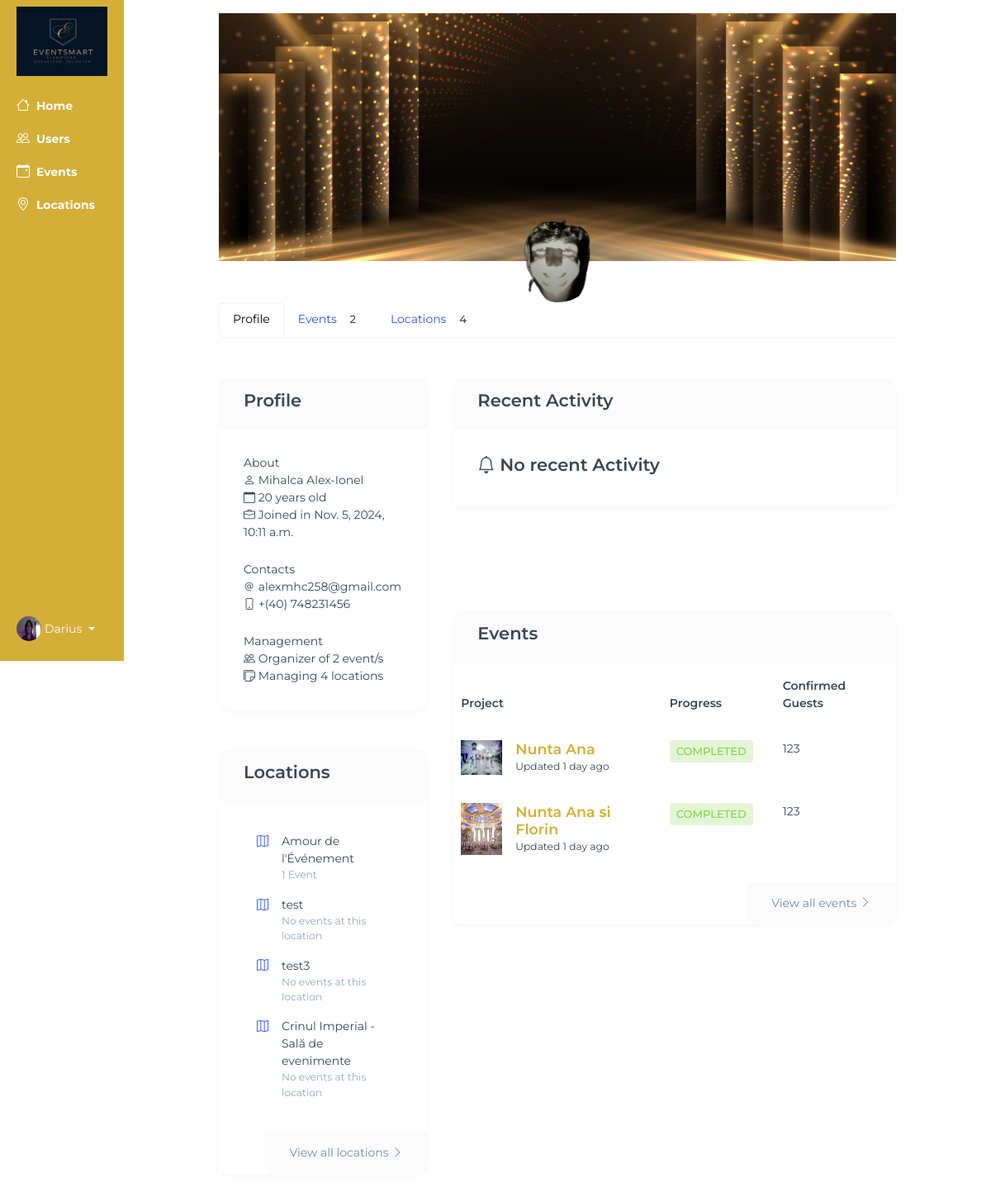
The app's page /view_user_admin/Emhasce/ (signed in), older data.
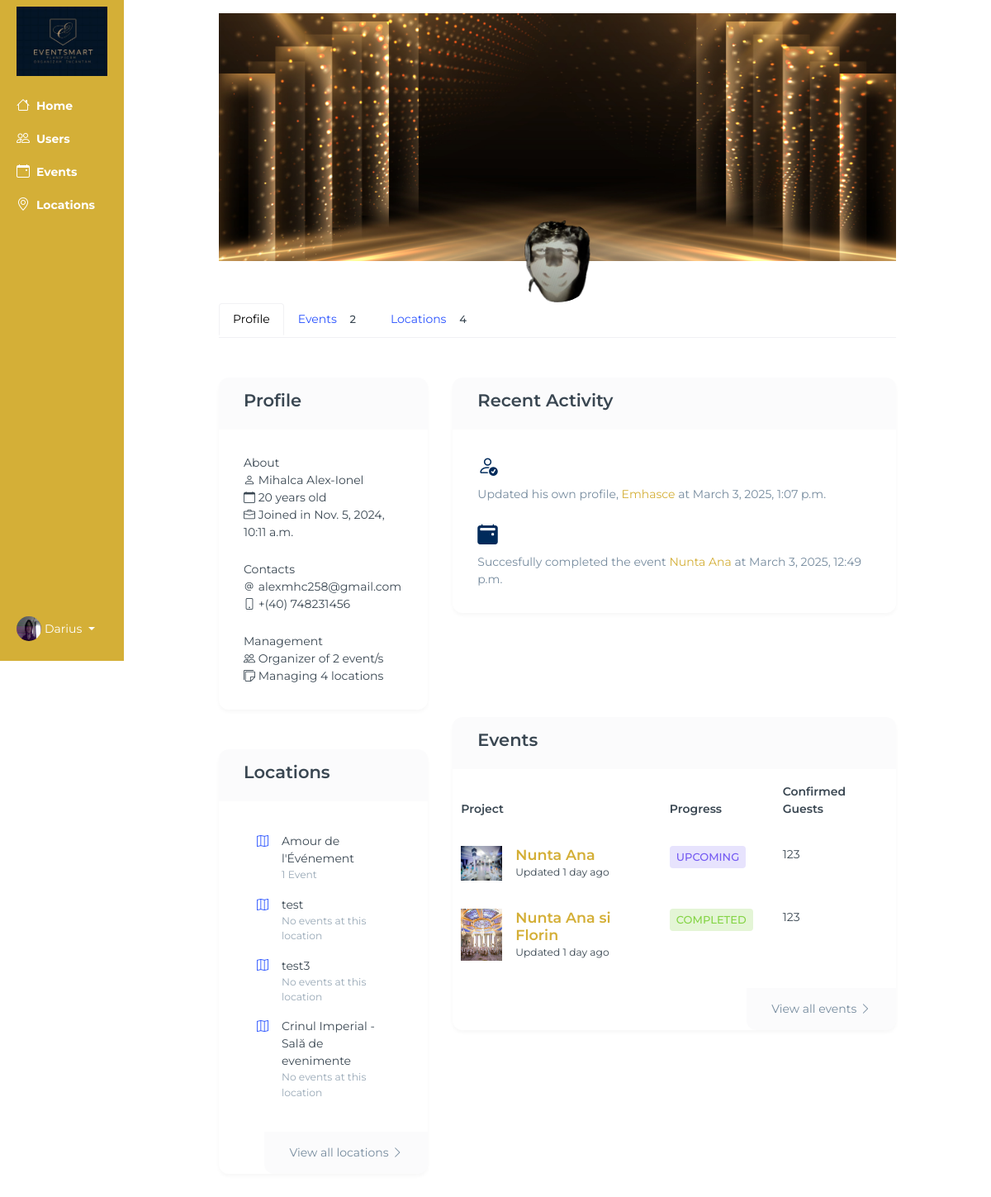
The same page, newer data.
### base/models.py (models this page shows, shortened)
class Location(models.Model):
    owner = models.ForeignKey(User, on_delete=models.SET_NULL, null=True)
    name = models.CharField(max_length=100)
    description = models.TextField(null=True, blank=True)
    gallery = models.ImageField(upload_to='images/', null=True, blank=True)
    location = models.TextField(max_length=30)
    types = models.ManyToManyField(Type, blank=True)
    seats_numbers = models.IntegerField(null=True, blank=True)
    created_at = models.DateTimeField(auto_now_add=True)
    cost = models.DecimalField(max_digits=12, decimal_places=2,default=3000)
    number = models.CharField(max_length=20, default="+(40) 74 83 64 823")

class Event(models.Model):
    location = models.ForeignKey(Location, on_delete=models.SET_NULL, null=True, blank=True)
    event_name = models.CharField(max_length=100)
    event_date = models.DateField()
    event_time = models.TimeField()
    event_description = models.TextField(null=True, blank=True)
    created_at = models.DateTimeField(auto_now_add=True)
    guests = models.ManyToManyField(Guests, related_name='events', blank=True)
    completed = models.BooleanField(default=False)
    types = models.ManyToManyField(Type, blank=True)
    cost = models.DecimalField(max_digits=10, decimal_places=2, default= 3000)
    updated_at = models.DateTimeField(auto_now=True)
    is_canceled = models.BooleanField(default=False)
    organized_by = models.ForeignKey(
            User,
            on_delete=models.CASCADE,
            related_name="organized_events",
            blank=True,
            null=True
        )

class Notification(models.Model):
    ACTION_TYPES = [
        ('created_event', 'Created Event'),
        ('updated_event', 'Updated Event'),
        ('deleted_event', 'Deleted Event'),
        ('created_location', 'Created Location'),
        ('updated_location', 'Updated Location'),
        ('deleted_location', 'Deleted Location'),
        ('updated_profile', 'Updated Profile'),
        ('completed_event', 'Completed Event'),
    ]
    user = models.ForeignKey(User, on_delete=models.CASCADE)
    action_type = models.CharField(max_length=50, choices=ACTION_TYPES)
    target_object_id = models.PositiveIntegerField()
    target_object_name = models.CharField(max_length=100, null=True, blank=True)
    target_model = models.CharField(max_length=50)
    timestamp = models.DateTimeField(auto_now_add=True)

### base/views.py (the view)
@login_required(login_url='/login')
def viewUserAdmin(request, pk):
    if not request.user.is_superuser:
            return HttpResponse("Only admin can access this page.")
    user = User.objects.get(username=pk)
    events = Event.objects.filter(organized_by=user)
    locations = Location.objects.filter(owner=user)
    count_events = 0
    count_locations = 0
    for event in events:
        count_events += 1
    for location in locations:
        count_locations += 1
    last_login = user.last_login
    location_counts = defaultdict(int)
    today = datetime.today().date()
    for event in events:
        location_counts[event.location.name] += 1
    detailed_locations = [{'location_name': loc.name, 'ev_count': location_counts[loc.name]} for loc in locations]
    notifications = Notification.objects.filter(user=user).order_by('-timestamp')[:10]
    context = {
        'notifications':notifications,
        'today':today,
        'detailed_locations':detailed_locations,
        'locations':locations,
        'count_events':count_events,
        'count_locations':count_locations,
        'last_login':last_login,
        'user':user,
        'events':events,
    }
    return render(request, 'base/admin-view-user.html', context)

### base/context_processors.py (called while the page is built)
def media_url(request):
    return {
        'MEDIA_URL': settings.MEDIA_URL
    }

### base/templates/base/admin-view-user.html (shortened to what the changed rows need)
{% extends 'main.html' %}
{% block content %}
<div class="container-fluid">
    <div class="row flex-nowrap">
        <div class="col py-3 events">
         <link href="https://maxcdn.bootstrapcdn.com/font-awesome/4.3.0/css/font-awesome.min.css" rel="stylesheet">
         <div class="content container-fluid">
            <div class="row justify-content-lg-center">
               <div class="col-lg-10">
                  <div class="row">
                     <div class="col-lg-4">
                        <div class="column">
                           <div class="col-sm-6 w-100" >
                              <div class="card h-100">
                                 <div class="card-body">
                                    <ul class="nav nav-pills card-nav card-nav-vertical nav-pills">
                                       {% for location in detailed_locations %}
                                       <li>
                                          <a class="nav-link" href="{% url 'admin-view-location' location.location_name %}">
                                             <div class="d-flex">
                                                <div class="flex-shrink-0">
                                                   <i class="bi bi-map"></i>
                                                </div>
                                                <div class="flex-grow-1 ms-3">
                                                   <span class="d-block text-dark">{{ location.location_name }}</span>
                                                   {% if location.ev_count > 0 %}
                                                   <small class="d-block text-muted">{{ location.ev_count }} Event</small>
                                                   {% else %}
                                                   <small class="d-block text-muted">No events at this location</small>
                                                   {% endif %}
                                                </div>
                                             </div>
                                          </a>
                                       </li>
                                    {% endfor %}
                                    </ul>
                                 </div>
                              </div>
                           </div>
                        </div>
                     </div>
                     <div class="col-lg-8">
                        <div class="d-grid gap-3 gap-lg-5">
                           <div class="card">
                              <div class="card-body card-body-height" style="height: auto;">
                                 <ul class="step step-icon-xs mb-0">
                                    {% for notification in notifications %}
                                    <li class="step-item">
                                       <div class="step-content-wrapper">
                                          <div class="step-content">
                                             {% if notification.action_type == "updated_location" %}
                                             <mb-4>
                                                <h3>
                                                   <i class="bi bi-geo-alt-fill"></i>
                                                </h3>Modified the location {{ notification.target_object_name }} <a href="{% url 'admin_view_location' notification.target_object_name %}"></a> at {{ notification.timestamp }}
                                             </mb-4>
                                             {% elif notification.action_type == "created_location" %}
                                             <div class="mb-4">
                                             <h3>
                                                <i class="bi bi-geo-alt-fill"></i>
                                             </h3>Added the location {{ notification.target_object_name }} <a href="{% url 'admin_view_location' notification.target_object_name %}"></a> at {{ notification.timestamp }}
                                             </div>
                                             {% elif notification.action_type == "created_event" %}
                                             <mb-4>
                                                <h3>
                                                   <i class="bi bi-calendar-event"></i>
                                                </h3>Created the event<a href="{% url 'admin-view-event' notification.target_object_name %}"> {{ notification.target_object_name }}</a> at {{ notification.timestamp }}
                                             </mb-4>
                                             {% elif notification.action_type == "updated_event" %}
                                             <mb-4>
                                                <h3>
                                                   <i class="bi bi-calendar-event"></i>
                                                </h3>Updated the event<a href="{% url 'admin-view-event' notification.target_object_name %}"> {{ notification.target_object_name }}</a> at {{ notification.timestamp }}
                                             </mb-4>
                                             {% elif notification.action_type == "updated_profile" %}
                                    <div class="mb-4">
                                       <h3>
                                          <i class="bi bi-person-check"></i>
                                       </h3>   Updated his own profile, <a href="{% url 'view_user_admin' notification.target_object_name %}"> {{ notification.target_object_name }} </a> at {{ notification.timestamp }}
                                    </div>
                                    {% elif notification.action_type == "completed_event" %}
                                    <mb-4>
                                       <h3>
                                          <i class="bi bi-calendar2-event-fill"></i>
                                       </h3>Succesfully completed the event<a href="{% url 'admin-view-event' notification.target_object_name %}"> {{ notification.target_object_name }}</a> at {{ notification.timestamp }}
                                    </mb-4>
                                    {% endif %}
                                          </div>
                                       </div>
                                    </li>
                                    {% empty %}
                                    <h4><i class="bi bi-bell"></i>  No recent Activity</h2>
                                    {% endfor %}
                                 </ul>
                              </div>
                           </div>
                           <div class="card">
                              <div class="table-responsive">
                                 <table class="table table-borderless table-thead-bordered table-nowrap table-align-middle card-table">
                                    <thead class="thead-light">
                                       <tr>
                                          <th>Project</th>
                                          <th style="width: auto;">Progress</th>
                                          <th class="table-text-end">Confirmed Guests</th>
                                       </tr>
                                    </thead>
                                    <tbody>
                                      {% for event in events %}
                                      <tr>
                                       <td>
                                          <div class="d-flex">
                                             <img class="avatar" style="width: 50px; " src="{{ event.location.gallery.url }}" alt="Image Description">
                                             <div class="ms-3">
                                                <h5 class="mb-0"> <a href=" {% url 'admin-view-event' event.event_name %} ">{{ event.event_name }}</a> </h5>
                                                <small>Updated 1 day ago</small>
                                             </div>
                                          </div>
                                       </td>
                                       <td>
                                          <div class="d-flex align-items-center">
                                             <span class="me-3">{% if event.is_canceled == True %} <span
                                                class="badge bg-danger-subtle text-danger text-uppercase">Cancelled</span></span>
                                                {% elif event.completed == True %}
                                                <span
                                                    class="badge bg-success-subtle text-success text-uppercase">Completed</span>
                                                {% elif event.event_date > today %}
                                                <span
                                                    class="badge bg-info-subtle text-info text-uppercase">Upcoming</span>
                                                {% endif %}
                                          </div>
                                       </td>
                                       <td class="table-text-end">123</td>
                                    </tr>
                                      {% endfor %}
                                    </tbody>
                                 </table>
                              </div>
                           </div>
                        </div>
                     </div>
                  </div>
               </div>
            </div>
         </div>
    </div>
</div>
{% endblock content %}

Row changes from the older to the newer data that the page shows:
added Notification: target_object_name "Emhasce", timestamp "March 3, 2025, 1:07 p.m."
added Notification: target_object_name "Nunta Ana", timestamp "March 3, 2025, 12:49 p.m."
changed Event "Nunta Ana": completed "COMPLETED" → "UPCOMING"
Text that changed along with them:
text no longer shown: "No recent Activity"
